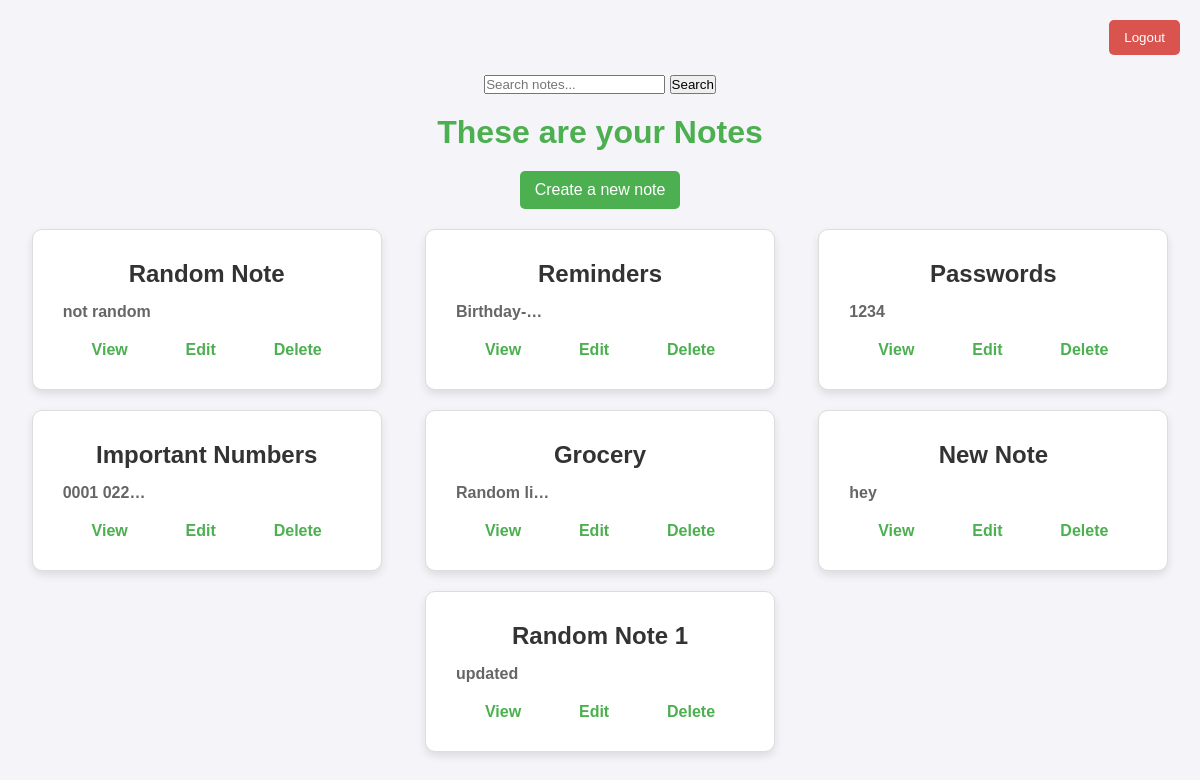
The page /user/notes/ (signed in) on the database its author committed.
### notes/models.py (models this page shows)
class Notes(models.Model):
    title=models.CharField(max_length=200)
    text=models.TextField()
    updated=models.DateTimeField(auto_now=True)
    created=models.DateTimeField(auto_now_add=True)
    user=models.ForeignKey(User,on_delete=models.CASCADE,related_name='notes')
    class Meta:
        ordering=['-updated','-created']

### notes/views.py (the view)
# urls.py: path('notes/',views.list,name='notes.list'),
@login_required(login_url='login')
def list(request):
    query=request.GET.get('q')
    if query:
        all_notes=Notes.objects.filter(Q(title__icontains=query) | Q(text__icontains=query),user=request.user)
    else:
        all_notes=Notes.objects.filter(user=request.user)
    return render(request,'notes/notesList.html',{'notes': all_notes})

### notes/templates/notes/notesList.html (shortened to what this page needs)
<!DOCTYPE html>
<html lang="en">
<head>
</head>
<body>
    <nav>
        <form method="POST" action="{% url 'logout' %}">
            <button type="submit">Logout</button>
        </form>
    </nav>
    <form method="GET" action="{% url 'notes.list' %}">
        <input type="text" name="q" placeholder="Search notes...">
        <input type="submit" value="Search">
    </form>
    <h3>These are your Notes</h3>
    <a href="{% url 'notes.new' %}" class="create-note">Create a new note</a>
    <div class="notes-container">
        {% for note in notes %}
        <div class="note-card">
            <h4>{{ note.title }}</h4>
            <h6>{{note.text|truncatechars:10}}</h6>
            <div class="note-functions">
                <a href="{% url 'notes.detail' pk=note.id %}">View</a>
                <a href="{% url 'notes.edit' pk=note.id %}">Edit</a>
                <a href="{% url 'notes.delete' pk=note.id %}">Delete</a>
            </div>
        </div>
        {% endfor %}
    </div>
</body>
</html>

### notes/templates/notes/notesList.html (style rules this page uses)
* { margin: 0; padding: 0; box-sizing: border-box; }
body { font-family: 'Arial', sans-serif; background-color: #f4f4f9; color: #333; display: flex; flex-direction: column; align-items: center; padding: 20px; }
nav { width: 100%; display: flex; justify-content: flex-end; margin-bottom: 20px; }
nav button { background-color: #d9534f; color: white; border: none; padding: 10px 15px; border-radius: 5px; cursor: pointer; transition: background-color 0.3s ease; }
h3 { margin: 20px 0; font-size: 2rem; color: #4CAF50; }
a.create-note { background-color: #4CAF50; color: white; padding: 10px 15px; border-radius: 5px; text-decoration: none; transition: background-color 0.3s ease; margin-bottom: 20px; }
.notes-container { display: flex; flex-wrap: wrap; justify-content: space-around; gap: 20px; max-width: 1200px; }
.note-card { background-color: white; border: 1px solid #ddd; border-radius: 10px; padding: 30px; width: 350px; height: auto; box-shadow: 0 4px 8px rgba(0, 0, 0, 0.1); transition: box-shadow 0.3s ease; text-align: left; }
.note-card h4 { margin-bottom: 15px; font-size: 1.5rem; color: #333; text-align: center; }
.note-card h6 { font-size: 1rem; color: #666; margin-bottom: 20px; }
.note-functions { display: flex; justify-content: space-around; margin-top: 10px; }
.note-card a { text-decoration: none; color: #4CAF50; font-weight: bold; transition: color 0.3s ease; }

### rows shown on the page
Notes: title "Random Note", text "not random"
Notes: title "Reminders", text "Birthday-…"
Notes: title "Passwords", text "1234"
Notes: title "Important Numbers", text "0001 022…"
Notes: title "Grocery", text "Random li…"
Notes: title "New Note", text "hey"
Notes: title "Random Note 1", text "updated"
